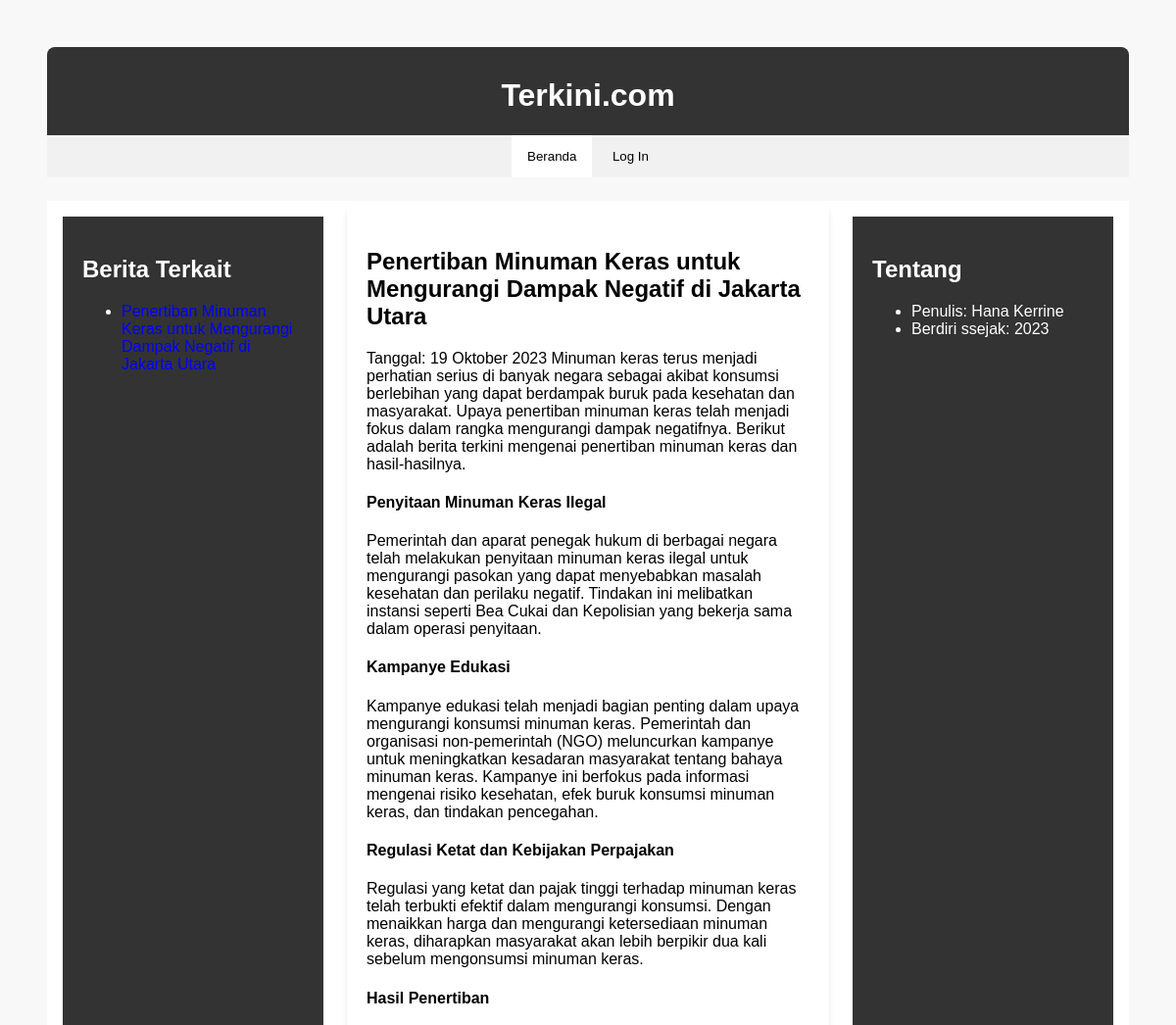
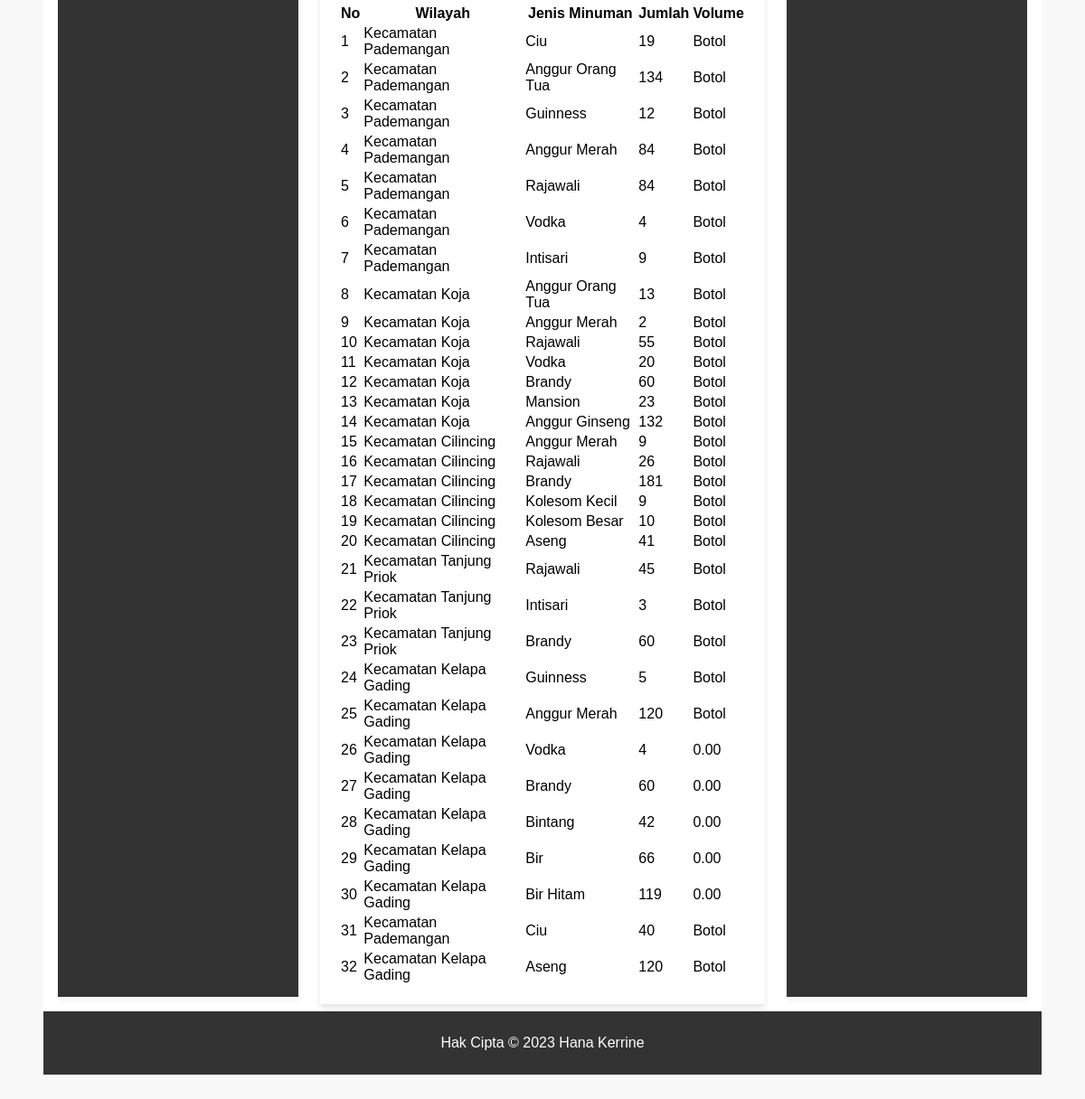
The page / on the database its author committed (2 pictures, top to bottom).
### tables this page shows
CREATE TABLE `penertiban` (
  `id` int(11) NOT NULL,
  `id_wilayah` int(11) NOT NULL,
  `id_jenis_minuman` int(11) NOT NULL,
  `jumlah` int(11) DEFAULT NULL,
  `volume` varchar(255) DEFAULT NULL
);

CREATE TABLE `wilayah` (
  `id_wilayah` int(11) NOT NULL,
  `wilayah` varchar(255) NOT NULL
);

CREATE TABLE `jenis_minuman` (
  `id_jenis_minuman` int(11) NOT NULL,
  `jenis_minuman` varchar(255) NOT NULL
);

### index.php (the view, shortened to what this page needs)
<!DOCTYPE html>
<html>
<head>
</head>
<body>
    <div class="main">
        <header>
            <h1>Terkini.com</h1>
            <div class="tab">
                <button class="tablinks active" onclick="openCity(event, 'London')">Beranda</button>
                <button class="tablinks"><a href="login.php">Log In</a></button>
            </div>
        </header>
        <div class="container">
            <nav>
                <h2>Berita Terkait</h2>
                <ul>
                    <li><a style="text-decoration: none; color: blue;" href="index.php">Penertiban Minuman Keras untuk Mengurangi Dampak Negatif di Jakarta Utara</a></li>
                </ul>
            </nav>
            <article>
                <h2>Penertiban Minuman Keras untuk Mengurangi Dampak Negatif di Jakarta Utara</h2>
                <p>
                    Tanggal: 19 Oktober 2023
                    Minuman keras terus menjadi perhatian serius di banyak negara sebagai akibat konsumsi berlebihan yang dapat berdampak buruk pada kesehatan dan masyarakat. Upaya penertiban minuman keras telah menjadi fokus dalam rangka mengurangi dampak negatifnya. Berikut adalah berita terkini mengenai penertiban minuman keras dan hasil-hasilnya.
                    <h4>Penyitaan Minuman Keras Ilegal </h4>
                    Pemerintah dan aparat penegak hukum di berbagai negara telah melakukan penyitaan minuman keras ilegal untuk mengurangi pasokan yang dapat menyebabkan masalah kesehatan dan perilaku negatif. Tindakan ini melibatkan instansi seperti Bea Cukai dan Kepolisian yang bekerja sama dalam operasi penyitaan.
                    <h4>Kampanye Edukasi </h4>
                    Kampanye edukasi telah menjadi bagian penting dalam upaya mengurangi konsumsi minuman keras. Pemerintah dan organisasi non-pemerintah (NGO) meluncurkan kampanye untuk meningkatkan kesadaran masyarakat tentang bahaya minuman keras. Kampanye ini berfokus pada informasi mengenai risiko kesehatan, efek buruk konsumsi minuman keras, dan tindakan pencegahan.
                    <h4>Regulasi Ketat dan Kebijakan Perpajakan</h4>
                    Regulasi yang ketat dan pajak tinggi terhadap minuman keras telah terbukti efektif dalam mengurangi konsumsi. Dengan menaikkan harga dan mengurangi ketersediaan minuman keras, diharapkan masyarakat akan lebih berpikir dua kali sebelum mengonsumsi minuman keras.
                    <h4> Hasil Penertiban </h4>
                    </p>
                <table>
                    <thead class="text-center">
                        <th styles="width:20%"> No </th>
                        <th styles="width:20%"> Wilayah </th>
                        <th styles="width:20%"> Jenis Minuman </th>
                        <th styles="width:10%"> Jumlah </th>
                        <th styles="width:10%"> Volume </th>
                    </thead>
                    <tbody>
                        <?php
                            require 'config/koneksi.php';
                            try{
                                $stmt = $pdo->query("SELECT p.*, w.wilayah, jm.jenis_minuman
                                FROM penertiban p
                                INNER JOIN wilayah w ON p.id_wilayah = w.id_wilayah
                                INNER JOIN jenis_minuman jm ON p.id_jenis_minuman = jm.id_jenis_minuman");
                                $i = 1;
                                while ($row = $stmt->fetch()){
                                echo"<tr>
                                    <td class='text-center'>$i</td>
                                    <td>".$row["wilayah"]."</td>
                                    <td>".$row["jenis_minuman"]."</td>
                                    <td>".$row["jumlah"]."</td>
                                    <td>".$row["volume"]."</td>
                                </tr>
                                "; $i++;}
                            } catch(PDOException $e){
                                exit("PDO Error: ".$e->getMessage()."<br>");
                            }
                        ?>
                    </tbody>
                </table>
            </article>
            <aside>
                <h2>Tentang</h2>
                <ul>
                    <li>Penulis: Hana Kerrine</li>
                    <li>Berdiri ssejak: 2023</li>
                </ul>
            </aside>
        </div>
        <footer>
            <p>Hak Cipta &copy; 2023 Hana Kerrine</p>
        </footer>
    </div>
</body>
</html>

### index.php (style rules this page uses)
body { margin: 0; padding: 0; font-family: Arial, sans-serif; }
.main { padding:3rem; background-color: #f8f8f8; }
header { width: 100%; background-color: #333; box-shadow: 0 4px 6px rgba(0, 0, 0, 0.005); color: #fff; text-align: center; border-radius: 0.5rem; padding-top: 10px; margin-bottom: 1.5rem; }
div.container { display: flex; background-color: white; }
nav { width: 25%; background-color: #333; color: #fff; padding: 20px; margin: 1rem; box-shadow: 0 4px 6px rgba(0, 0, 0, 0.05); }
article { width: 50%; padding: 20px; background-color: white; margin: 0.5rem; box-shadow: 0 4px 6px rgba(0, 0, 0, 0.1); }
aside { width: 25%; background-color: #333; color: #fff; padding: 20px; margin: 1rem; box-shadow: 0 4px 6px rgba(0, 0, 0, 0.05); }
footer { width: 100%; background-color: #333; color: #fff; text-align: center; padding: 10px 0; }
.tab { overflow: hidden; background-color: #f1f1f1; }
.tab button { background-color: inherit; float: center; border: none; outline: none; cursor: pointer; padding: 14px 16px; transition: 0.3s; }
.tab button.active { background-color: white; }
.tablinks a { color: inherit; text-decoration: none; }

### rows shown on the page
penertiban: id_wilayah.wilayah "Kecamatan Pademangan", id_jenis_minuman.jenis_minuman "Ciu", jumlah "19", volume "Botol"
penertiban: id_wilayah.wilayah "Kecamatan Pademangan", id_jenis_minuman.jenis_minuman "Anggur Orang Tua", jumlah "134", volume "Botol"
penertiban: id_wilayah.wilayah "Kecamatan Pademangan", id_jenis_minuman.jenis_minuman "Guinness", jumlah "12", volume "Botol"
penertiban: id_wilayah.wilayah "Kecamatan Pademangan", id_jenis_minuman.jenis_minuman "Anggur Merah", jumlah "84", volume "Botol"
penertiban: id_wilayah.wilayah "Kecamatan Pademangan", id_jenis_minuman.jenis_minuman "Rajawali", jumlah "84", volume "Botol"
penertiban: id_wilayah.wilayah "Kecamatan Pademangan", id_jenis_minuman.jenis_minuman "Vodka", jumlah "4", volume "Botol"
penertiban: id_wilayah.wilayah "Kecamatan Pademangan", id_jenis_minuman.jenis_minuman "Intisari", jumlah "9", volume "Botol"
penertiban: id_wilayah.wilayah "Kecamatan Koja", id_jenis_minuman.jenis_minuman "Anggur Orang Tua", jumlah "13", volume "Botol"
penertiban: id_wilayah.wilayah "Kecamatan Koja", id_jenis_minuman.jenis_minuman "Anggur Merah", jumlah "2", volume "Botol"
penertiban: id_wilayah.wilayah "Kecamatan Koja", id_jenis_minuman.jenis_minuman "Rajawali", jumlah "55", volume "Botol"
penertiban: id_wilayah.wilayah "Kecamatan Koja", id_jenis_minuman.jenis_minuman "Vodka", jumlah "20", volume "Botol"
penertiban: id_wilayah.wilayah "Kecamatan Koja", id_jenis_minuman.jenis_minuman "Brandy", jumlah "60", volume "Botol"
penertiban: id_wilayah.wilayah "Kecamatan Koja", id_jenis_minuman.jenis_minuman "Mansion", jumlah "23", volume "Botol"
penertiban: id_wilayah.wilayah "Kecamatan Koja", id_jenis_minuman.jenis_minuman "Anggur Ginseng", jumlah "132", volume "Botol"
penertiban: id_wilayah.wilayah "Kecamatan Cilincing", id_jenis_minuman.jenis_minuman "Anggur Merah", jumlah "9", volume "Botol"
penertiban: id_wilayah.wilayah "Kecamatan Cilincing", id_jenis_minuman.jenis_minuman "Rajawali", jumlah "26", volume "Botol"
penertiban: id_wilayah.wilayah "Kecamatan Cilincing", id_jenis_minuman.jenis_minuman "Brandy", jumlah "181", volume "Botol"
penertiban: id_wilayah.wilayah "Kecamatan Cilincing", id_jenis_minuman.jenis_minuman "Kolesom Kecil", jumlah "9", volume "Botol"
penertiban: id_wilayah.wilayah "Kecamatan Cilincing", id_jenis_minuman.jenis_minuman "Kolesom Besar", jumlah "10", volume "Botol"
penertiban: id_wilayah.wilayah "Kecamatan Cilincing", id_jenis_minuman.jenis_minuman "Aseng", jumlah "41", volume "Botol"
penertiban: id_wilayah.wilayah "Kecamatan Tanjung Priok", id_jenis_minuman.jenis_minuman "Rajawali", jumlah "45", volume "Botol"
penertiban: id_wilayah.wilayah "Kecamatan Tanjung Priok", id_jenis_minuman.jenis_minuman "Intisari", jumlah "3", volume "Botol"
penertiban: id_wilayah.wilayah "Kecamatan Tanjung Priok", id_jenis_minuman.jenis_minuman "Brandy", jumlah "60", volume "Botol"
penertiban: id_wilayah.wilayah "Kecamatan Kelapa Gading", id_jenis_minuman.jenis_minuman "Guinness", jumlah "5", volume "Botol"
penertiban: id_wilayah.wilayah "Kecamatan Kelapa Gading", id_jenis_minuman.jenis_minuman "Anggur Merah", jumlah "120", volume "Botol"
penertiban: id_wilayah.wilayah "Kecamatan Kelapa Gading", id_jenis_minuman.jenis_minuman "Vodka", jumlah "4", volume "0.00"
penertiban: id_wilayah.wilayah "Kecamatan Kelapa Gading", id_jenis_minuman.jenis_minuman "Brandy", jumlah "60", volume "0.00"
penertiban: id_wilayah.wilayah "Kecamatan Kelapa Gading", id_jenis_minuman.jenis_minuman "Bintang", jumlah "42", volume "0.00"
penertiban: id_wilayah.wilayah "Kecamatan Kelapa Gading", id_jenis_minuman.jenis_minuman "Bir", jumlah "66", volume "0.00"
penertiban: id_wilayah.wilayah "Kecamatan Kelapa Gading", id_jenis_minuman.jenis_minuman "Bir Hitam", jumlah "119", volume "0.00"
penertiban: id_wilayah.wilayah "Kecamatan Pademangan", id_jenis_minuman.jenis_minuman "Ciu", jumlah "40", volume "Botol"
penertiban: id_wilayah.wilayah "Kecamatan Kelapa Gading", id_jenis_minuman.jenis_minuman "Aseng", jumlah "120", volume "Botol"
